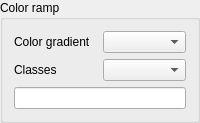
              <widget class="QGroupBox" name="groupBox_23">
               <property name="minimumSize">
                <size>
                 <width>200</width>
                 <height>0</height>
                </size>
               </property>
               <property name="font">
                <font>
                 <weight>50</weight>
                 <bold>false</bold>
                </font>
               </property>
               <property name="title">
                <string>Color ramp</string>
               </property>
               <layout class="QGridLayout" name="gridLayout_28">
                <item row="0" column="0">
                 <widget class="QLabel" name="label_12">
                  <property name="sizePolicy">
                   <sizepolicy hsizetype="Preferred" vsizetype="Fixed">
                    <horstretch>0</horstretch>
                    <verstretch>0</verstretch>
                   </sizepolicy>
                  </property>
                  <property name="text">
                   <string>Color gradient</string>
                  </property>
                 </widget>
                </item>
                <item row="1" column="0">
                 <widget class="QLabel" name="label_31">
                  <property name="sizePolicy">
                   <sizepolicy hsizetype="Preferred" vsizetype="Fixed">
                    <horstretch>0</horstretch>
                    <verstretch>0</verstretch>
                   </sizepolicy>
                  </property>
                  <property name="text">
                   <string>Classes</string>
                  </property>
                 </widget>
                </item>
                <item row="0" column="1">
                 <widget class="QComboBox" name="comboBox_clrgame_2">
                  <property name="toolTip">
                   <string>&lt;html&gt;&lt;head/&gt;&lt;body&gt;&lt;p&gt;Color gradient configurable by adding color gradient in&lt;/p&gt;&lt;p&gt;Settings\Style manager\Color ramp&lt;/p&gt;&lt;/body&gt;&lt;/html&gt;</string>
                  </property>
                 </widget>
                </item>
                <item row="1" column="1">
                 <widget class="QComboBox" name="comboBox_genericlevels_2">
                  <property name="toolTip">
                   <string>&lt;html&gt;&lt;head/&gt;&lt;body&gt;&lt;p&gt;Customizables classes by editing the file :&lt;/p&gt;&lt;p&gt;C:\Users\&amp;quot;your name&amp;quot;\.qgis2\python\plugins\PostTelemac\classes.txt&lt;/p&gt;&lt;/body&gt;&lt;/html&gt;</string>
                  </property>
                 </widget>
                </item>
                <item row="2" column="0" colspan="2">
                 <widget class="QLineEdit" name="lineEdit_levelschoosen_2">
                  <property name="readOnly">
                   <bool>true</bool>
                  </property>
                 </widget>
                </item>
               </layout>
              </widget>
